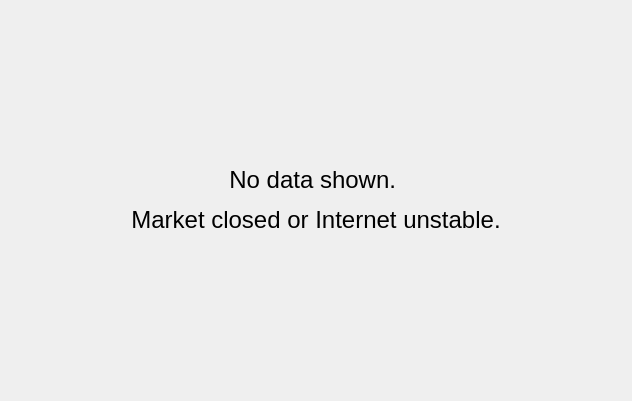
<?xml version="1.0" encoding="UTF-8"?>
<ui version="4.0">
 <class>NoDataPage</class>
 <widget class="QWidget" name="NoDataPage">
  <property name="geometry">
   <rect>
    <x>0</x>
    <y>0</y>
    <width>632</width>
    <height>401</height>
   </rect>
  </property>
  <property name="windowTitle">
   <string>Form</string>
  </property>
  <layout class="QHBoxLayout" name="horizontalLayout">
   <item>
    <widget class="QLabel" name="label">
     <property name="font">
      <font>
       <pointsize>18</pointsize>
       <weight>50</weight>
       <italic>false</italic>
       <bold>false</bold>
      </font>
     </property>
     <property name="text">
      <string>&lt;html&gt;&lt;head/&gt;&lt;body&gt;&lt;p&gt;No data shown. &lt;/p&gt;&lt;p&gt;Market closed or Internet unstable.&lt;/p&gt;&lt;/body&gt;&lt;/html&gt;</string>
     </property>
     <property name="alignment">
      <set>Qt::AlignCenter</set>
     </property>
    </widget>
   </item>
  </layout>
 </widget>
 <resources/>
 <connections/>
</ui>
